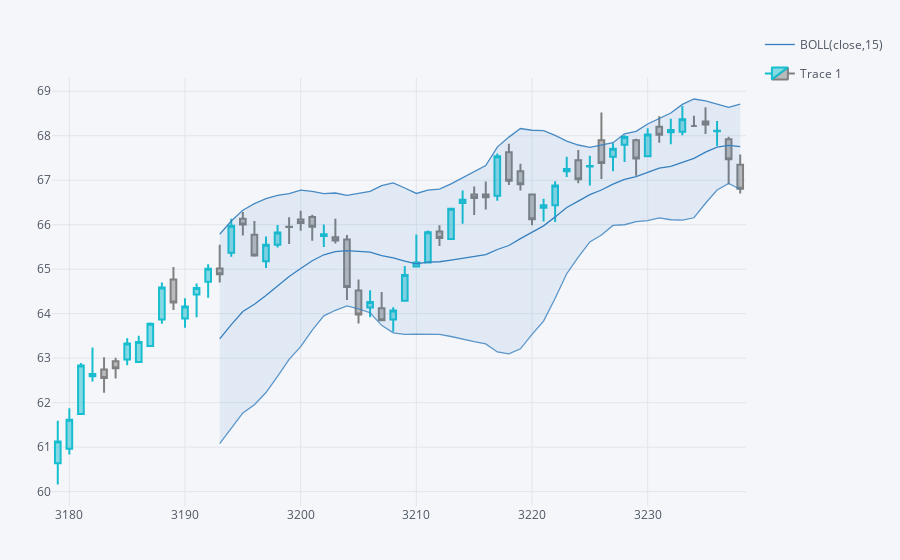

The notebook cell this image was saved under:
### Code cell
qf.add_bollinger_bands(periods=15,boll_std=2)

plyo.iplot(qf.iplot(asFigure=True),image='png',
          filename='qf_04')
